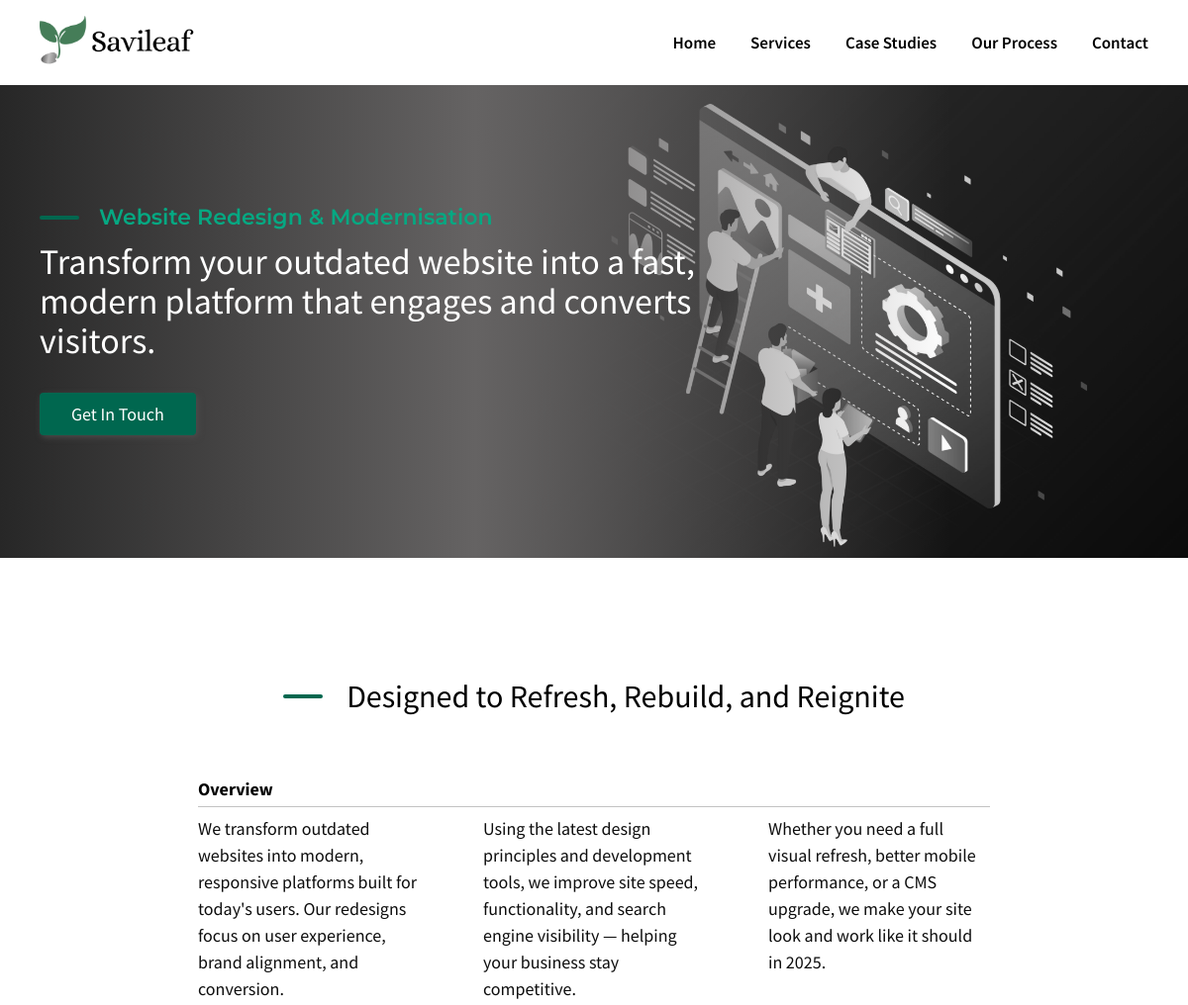
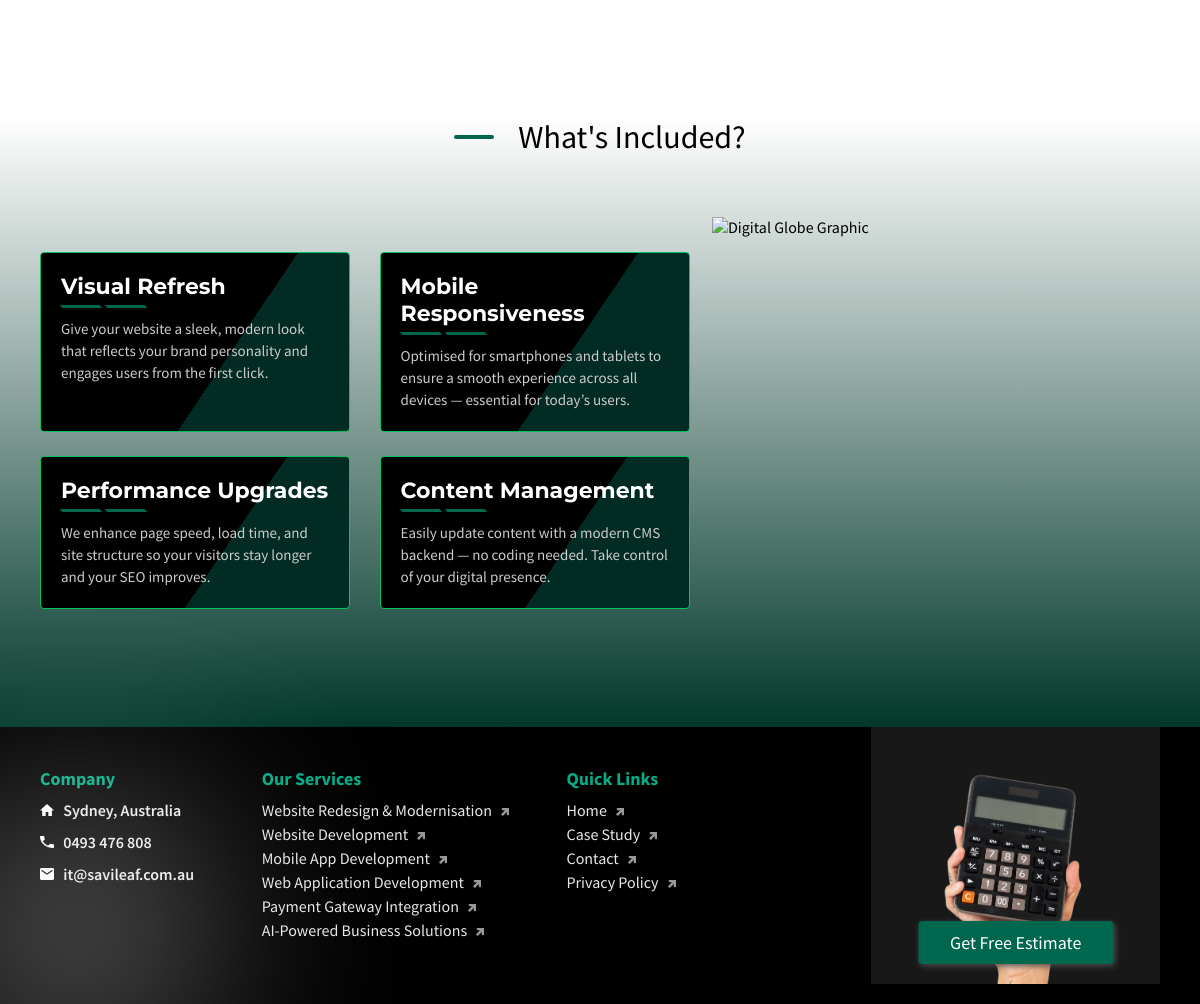
Page /services/web_redesign/ on the committed database (2 pictures, top to bottom).
### savileaf/models.py (models this page shows, shortened)
class DropdownMenuItem(models.Model):
    label = models.CharField(max_length=100, help_text="Text to display in the dropdown")
    url_name = models.SlugField(unique=True, help_text="Slug used in URL: /services/<slug>/")
    section_title = models.CharField(max_length=255, blank=True, null=True)
    short_description = models.TextField(blank=True)
    long_description = models.TextField(blank=True)
    features = models.JSONField(default=list, blank=True)  # Example: [{'title': '', 'description': ''}]
    image = models.ImageField(upload_to='services/', blank=True, null=True)
    hero_image = models.ImageField(upload_to='services/hero/', blank=True, null=True)
    slug = models.SlugField(unique=True,null=True)
    order = models.PositiveIntegerField(default=0)
    active = models.BooleanField(default=True)
    class Meta:
        ordering = ['order']
        verbose_name = "Dropdown Menu Item"
        verbose_name_plural = "Dropdown Menu Items"
    def get_absolute_url(self):
        return reverse('service_detail', kwargs={'slug': self.url_name})

class FooterService(models.Model):
    name = models.CharField(max_length=100,null=True)
    url_name = models.CharField(max_length=100, help_text="Enter the Django URL pattern name",null=True)
    slug = models.SlugField(max_length=200, help_text="Slug used in the URL", null=True, blank=True)
    def get_absolute_url(self):
        try:
            return reverse(self.url_name, kwargs={'slug': self.slug})
        except:
            return "#"

### savileaf/views.py (the view)
# urls.py: path('services/<slug:slug>/', views.service_detail, name='service_detail'),
def service_detail(request, slug):
    service = get_object_or_404(DropdownMenuItem, url_name=slug, active=True)
    return render(request, 'services/service_detail.html', {'service': service, 'page_title': service.section_title
})

### savileaf/context_processors.py (called while the page is built)
def dropdown_items(request):
    items = DropdownMenuItem.objects.filter(active=True).order_by('order')
    return {
        'dropdown_items': items
    }

def footer_services(request):
    return {
        'footer_services': FooterService.objects.all()
    }

### savileaf/templates/services/service_detail.html (shortened to what this page needs)
{% load static %}
<!DOCTYPE html>
<html lang="en">
<head>
    <link rel="stylesheet" href="{% static 'css/solutionDetail.css' %}">
    <link rel="stylesheet" href="{% static 'css/index.css' %}">
</head>
<body>
    <header>
        <div class="container">
            <div class="header-wrapper">
                <a href="/">
                    <img src="{% static 'images/site-logo2.png' %}" height="50px" alt="Company Logo">
                </a>
                <nav>
                    <ul class="navlink-desktopscreen">
                        <li><a href="/" target="_self">Home</a></li>
                        <li class="dropdown">
                            <a>Services</a>
                        </li>
                        <li class="dropdown">
                            <a href="/caseStudies" target="_self">Case Studies</a>
                        </li>
                         <li><a href="{% url 'process' %}" target="_self">Our Process</a></li>
                         <li><a href="{% url 'contact' %}" target="_self">Contact</a></li>
                    </ul>
                </nav>
            </div>
        </div>
    </header>
<section class="solution-hero">
    <div class="container">
        <div class="solution-content">
            <h1>{{ service.label }}</h1>
            <p>{{ service.short_description }}</p>
            <a class="cta-btn" href="{% url 'contact' %}">Get In Touch</a>
        </div>
    </div>
    <div class="img2">
    </div>
    <img src="{{ service.hero_image.url }}" alt="{{ service.label }}" class="img1">
</section>
<section class="solution-detail">
    <div class="container">
        <div class="title">
    <div></div>
    <p>{{ page_title }}</p>
</div>
        <div class="solution-detail-wrapper">
            <div>
                <p class="overview">Overview</p>
                {{ service.long_description|linebreaks }}
            </div>
        </div>
    </div>
</section>
<section class="features">
    <div class="container">
        <div class="title"><div></div><p>What's Included?</p></div>
        <div class="features-wrapper">
           <div class="features-content">
    {% for feature in service.features %}
        {% if forloop.counter0|divisibleby:2 %}
            <div class="box-box">
        {% endif %}
                <div class="box{% cycle '1' '2' %}">
                    <div class="feature-box">
                        <h3>{{ feature.title }}</h3>
                        <p class="feature-desc">{{ feature.description }}</p>
                    </div>
                </div>
        {% if forloop.counter|divisibleby:2 or forloop.last %}
            </div>
        {% endif %}
    {% endfor %}
</div>
            <img src="{% static 'images/hand-earth.png' %}" alt="Digital Globe Graphic" />
        </div>
    </div>
</section>
 <footer>
        <div class="container">
            <div class="footer-wrapper">
                <ul class="footer-company">
                    <li>Company</li>
                    <li><img src="{% static 'images/address-white.png' %}" alt="" /> Sydney, Australia</li>
                    <li><img src="{% static 'images/call-white.png' %}" alt="" /> 0493 476 808</li>
                    <li><img src="{% static 'images/email-white.png' %}" alt="" /> it@savileaf.com.au</li>
                </ul>
                <ul class="footer-servicelink">
    <li>Our Services</li>
    {% for service in footer_services %}
        <li>
            <a href="{{ service.get_absolute_url }}" target="_self">
                {{ service.name }}
                <img src="{% static 'images/arrow-white-up.png' %}" alt="" loading="lazy" />
            </a>
        </li>
    {% endfor %}
</ul>
                <ul class="footer-quicklink">
                    <li>Quick Links</li>
                    <li><a href="{% url 'home' %}" target="_self">Home <img src="{% static 'images/arrow-white-up.png' %}" alt="" /></a></li>
                    <li><a href="{% url 'case_studies' %}" target="_self">Case Study <img src="{% static 'images/arrow-white-up.png' %}" alt="" /></a></li>
                    <li><a href="{% url 'contact' %}" target="_self">Contact <img src="{% static 'images/arrow-white-up.png' %}" alt="" /></a></li>
                    <li><a href="{% url 'home' %}" target="_self">Privacy Policy <img src="{% static 'images/arrow-white-up.png' %}" alt="" /></a></li>
                </ul>
                <ul class="footer-img">
                    <a href="{% url 'contact' %}" class="cta-btn">Get Free Estimate</a>
                </ul>
            </div>
            <div class="copyright">
                <p>Copyright © 2023 SilverValley Softech. All Rights Reserved.</p>
            </div>
        </div>
    </footer>
</body>
</html>
</body>
</html>

### savileaf/static/css/solutionDetail.css (style rules this page uses)
.solution-hero { position: relative; }
.solution-content { position: relative; z-index: 3; color: white; width: 60%; padding: 120px 0; }
.solution-content h1 { position: relative; width: fit-content; font-weight: 600; font-size: 22px; margin-left: 60px; color: #06a882; }
.solution-content h1::before { content: ""; position: absolute; width: 40px; height: 4px; background: #00674f; border-radius: 2px; top: 50%; transform: translateY(-50%); left: -60px; }
.solution-content p { font-size: 36px; line-height: 40px; margin: 12px 0 32px; }
.img1 { filter: grayscale(1); position: absolute; width: 60%; height: 100%; top: 0; right: 0; z-index: 1; object-fit: cover; object-position: center center; }
.img2 { position: absolute; width: 80%; height: 100%; top: 0; left: 0; background:linear-gradient(to right, #272727, #656363, transparent); z-index: 2; }
.solution-detail { padding: 120px 0; position: relative; z-index: 1; }
.solution-detail::after { content: ""; height: 100%; width: 100%; top: 50%; transform: translateY(-50%); position: absolute; background-image: url("/static/images/curve-lines4.jpeg"); background-position: center center; background-repeat: no-repeat; background-size: cover; opacity: 0.3; z-index: -1; filter: grayscale(1); }
.solution-detail-wrapper { display: flex; justify-content: center; }
.solution-detail-wrapper div { display: flex; width: 800px; flex-wrap: wrap; justify-content: space-between; }
.solution-detail-wrapper p { width: 28%; color: #0e0e0e; line-height: 27px; font-weight: 500; font-size: 18px; }
.overview { width: 100% !important; font-size: 20px; font-weight: bold !important; color: black !important; padding-bottom: 4px; margin-bottom: 8px; border-bottom: 1px solid #c2c2c2; }
.features { background: linear-gradient(to bottom, #02261d00, #01382a); padding-bottom:60px ; }
.features-wrapper { display: flex; justify-content: space-between; align-items: center; }
.features-content { width: 58%; position: relative; }
.features-wrapper img { width: 40%; height: 450px; position: relative; object-fit: contain; }
.box1, .box2, .box3, .box4 { display: flex; width: 310px; justify-content: start; }
.box1 { position: relative; }
.box-box { display: flex; justify-content: space-between; gap: 24px; }
.feature-box { background: linear-gradient(124deg, #000 60%, #022c23 40%); padding: 20px 20px 20px; color: white; margin-bottom: 24px; width: 100%; border-radius: 4px; border: 0.1px solid #06c25b; }
.feature-box h3 { position: relative; display: block; font-size: 22px; }
.feature-box h3::before, .feature-box h3::after { content: ""; position: absolute; width: 40px; height: 3px; background: var(--primary-color); transform: skewX(40deg); bottom: -8px; }
.feature-box h3::before { left: 0; }
.feature-box h3::after { left: 45px; transition: 0.2s ease-in-out; }
.feature-desc { font-size: 15px; margin-top: 18px; color: #ccc; line-height: 22px; }

### rows in the picture
DropdownMenuItem: label "Website Redesign & Modernisation", short_description "Transform your outdated website into a fast, modern platform that engages and converts visitors.", hero_image (picture), section_title "Designed to Refresh, Rebuild, and Reignite", long_description "We transform outdated websites into modern, responsive platforms built for today's users. Our redesigns focus on user experience, brand alignment, and conversion. Using the latest design principles and development tools, we improve site speed, functionality, and search engine visibility — helping your business stay competitive. Whether you need a full visual refresh, better mobile performance, or a CMS upgrade, we make your site look and work like it should in 2025."
FooterService: name "Website Redesign & Modernisation"
FooterService: name "Website Development"
FooterService: name "Mobile App Development"
FooterService: name "Web Application Development"
FooterService: name "Payment Gateway Integration"
FooterService: name "AI-Powered Business Solutions"

### other values in the picture
{{ feature.title }} "Visual Refresh" "Mobile Responsiveness" "Performance Upgrades" "Content Management"
{{ feature.description }} "Give your website a sleek, modern look that reflects your brand personality and engages users from the first click." "Optimised for smartphones and tablets to ensure a smooth experience across all devices — essential for today’s users." "We enhance page speed, load time, and site structure so your visitors stay longer and your SEO improves." "Easily update content with a modern CMS backend — no coding needed. Take control of your digital presence."
